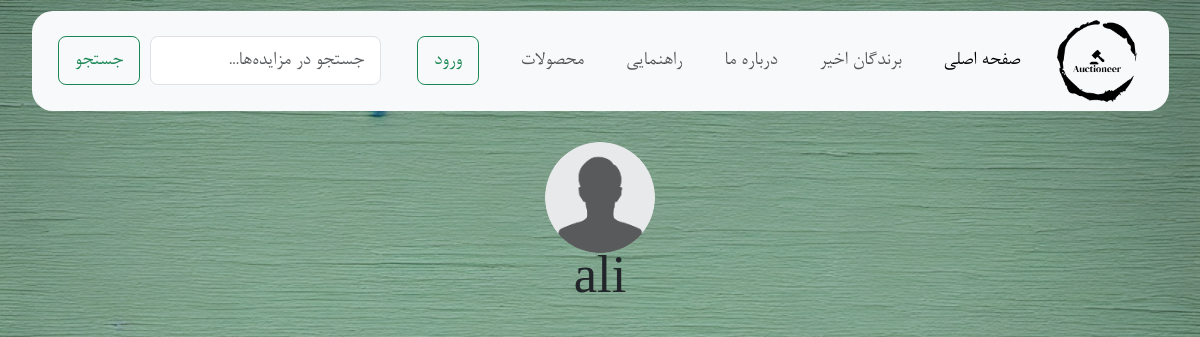
The page /profile/1 on the database as committed earlier.
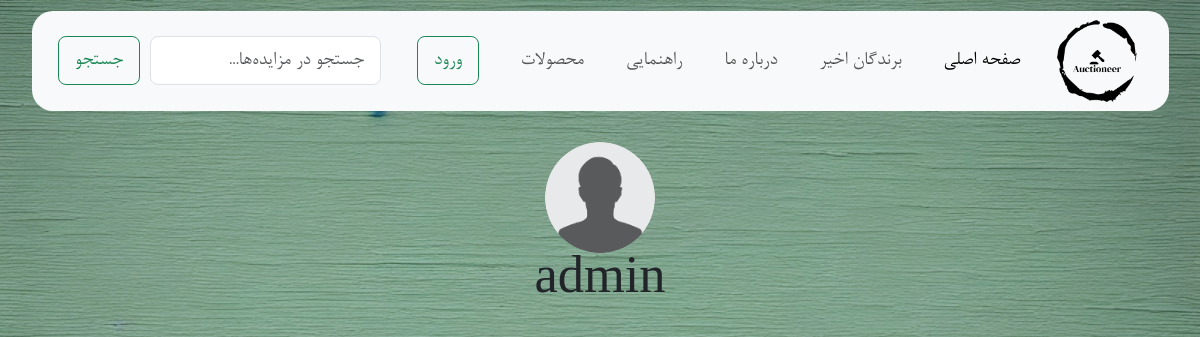
The same page on the database as committed later.
### base/models.py (models this page shows)
class User(AbstractUser):
    name = models.CharField(max_length=200, null=True, blank=True)
    address = models.TextField(null=True, blank=True)
    email = models.EmailField(unique=True, null=True, blank=True)
    phone = models.CharField(max_length=14, null=True, blank=True)
    bids_number = models.IntegerField(default=0)
    bio = models.TextField(null=True, blank=True)
    avatar = models.ImageField(upload_to="uploads/users/", null=True, blank=True)
    bids_to_add = models.IntegerField(default=0)
    groups = models.ManyToManyField(
        'auth.Group', related_name='custom_user_set', blank=True
    )
    user_permissions = models.ManyToManyField(
        'auth.Permission', related_name='custom_user_set', blank=True
    )

### base/views.py (the view)
# urls.py: path('profile/<str:pk>', views.userProfile, name="user-profile"),
def userProfile(request, pk):
    user = User.objects.get(id=pk)
    deals = user.deals.all()
    bids = user.bids.all()
    owner_user = user == request.user
    if request.user.is_authenticated:
        won_auctions = Auction.objects.exclude(end_time=None).filter(last_bid__user=request.user).distinct()
    else:
        won_auctions = None
    context = {'user': user, 'won_auctions': won_auctions, 'owner_user': owner_user, 'deals': deals, 'bids': bids,
               'BID_STEP': BID_STEP}
    return render(request, 'base/profile.html', context)

### base/templates/base/profile.html (shortened to what this page needs)
{% extends "main.html" %}
{% load static %}
{% block content %}
<div class="container-fluid d-flex flex-column align-items-center mt-4">
    <img class="rounded-circle" width="10%" height="10%"
         src="{% if user.avatar %}/{{ user.avatar }}{% else %} {% static "images/profile.png" %} {% endif %}" alt="">
    <h1>{{ user.username }}</h1>
    <br/>
</div>
{% endblock content %}

Rows that differ between the two databases and show on the page:
changed User: username "ali" → "admin"
